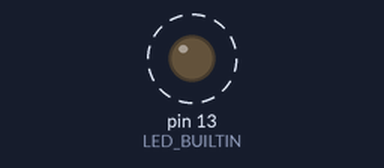
A sketch run on a simulated Arduino Uno, built with avr-gcc and run on an emulated ATmega328P. Parts: output pins drawn as LEDs (lit = HIGH). Dashed ring = blinking.

Above: at 0.4 s.
Timing chart, 0 to 3.0 s (numbered marks = the images above):
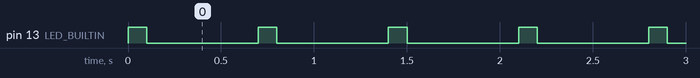

Measured:
- by itself, pin 13 (LED_BUILTIN): alternates HIGH for 0.10 s and LOW for 0.60 s

The sketch:

wespe.ino
```cpp
void setup() {
  // put your setup code here, to run once:
  pinMode(LED_BUILTIN, OUTPUT);

}

void loop() {
  // check for inputs:
  //
  // show we are alive
  heartbeat();

  // OK, we are done, wait
  delay(500);
}

// flickers the LED briefly
void heartbeat() {
  digitalWrite(LED_BUILTIN, HIGH);
  delay(100);
  digitalWrite(LED_BUILTIN, LOW);
  delay(100);
}
```
